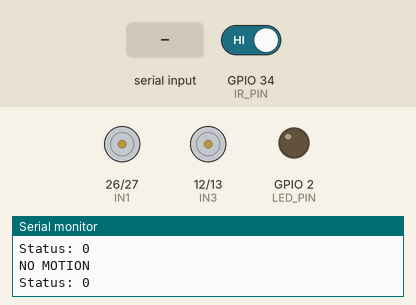
Recording of a sketch running on a simulated ESP32. Shown: motor-driver pin pairs drawn as motors (green arrow = first pin HIGH = forward, orange = second pin HIGH = backward, longer = more drive, scaled by the enable pin), output pins drawn as LEDs (lit = HIGH), the last lines printed to the serial monitor. The test bench sets the inputs (shaded band); at power-on: GPIO 34 (IR_PIN) HIGH. Nothing arrives over Bluetooth unless stated.

Above: at 1.2 s.
1.3 s: GPIO 34 (IR_PIN) driven LOW
At 2.0 s:
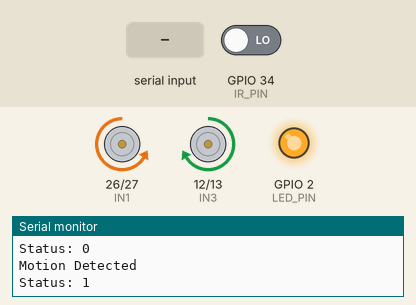
4.3 s: GPIO 34 (IR_PIN) driven HIGH
At 4.8 s:
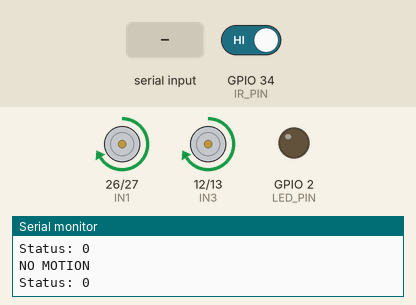
5.8 s: "U" received over the second serial link
At 6.1 s:
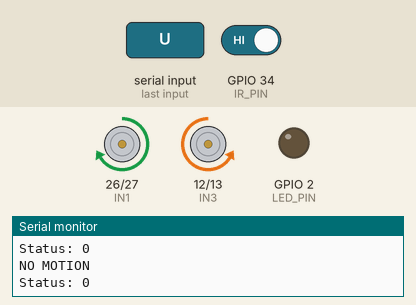
7.3 s: "D" received over the second serial link
At 8.5 s:
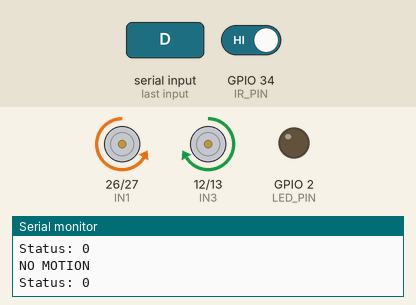
8.8 s: "R" received over the second serial link
At 9.9 s:
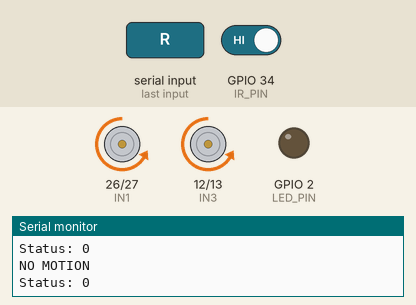
10.3 s: "L" received over the second serial link
At 11.2 s:
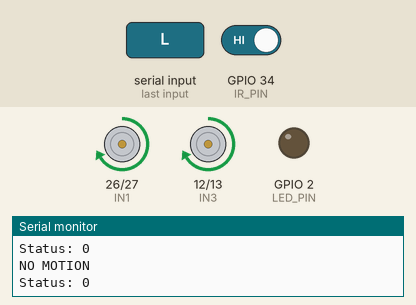
Timing chart, 0 to 12.8 s (numbered marks = the images above; inputs shaded):
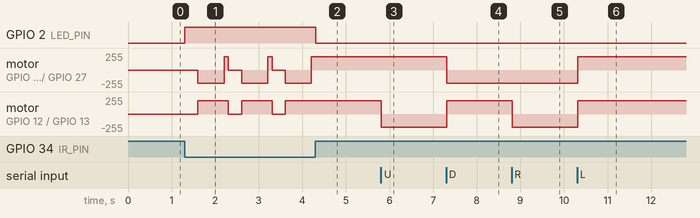

Measured:
- after the input at 1.3 s, GPIO 2 (LED_PIN): LOW → HIGH at once; motor on GPIO 26 (IN1) / GPIO 27 (IN2): stopped → backward 200/255 after 0.30 s, then repeats every 1.0 s: forward 200/255 0.10 s, stopped 0.30 s, backward 200/255 0.60 s
- after the input at 4.3 s, GPIO 2 (LED_PIN): HIGH → LOW at once; motor on GPIO 26 (IN1) / GPIO 27 (IN2), motor on GPIO 12 (IN3) / GPIO 13 (IN4): stops changing and stays forward 200/255
- after the input at 5.8 s, motor on GPIO 12 (IN3) / GPIO 13 (IN4): forward 200/255 → backward 200/255 at once
- after the input at 7.3 s, motor on GPIO 26 (IN1) / GPIO 27 (IN2): forward 200/255 → backward 200/255 at once; motor on GPIO 12 (IN3) / GPIO 13 (IN4): backward 200/255 → forward 200/255 at once
- after the input at 8.8 s, motor on GPIO 12 (IN3) / GPIO 13 (IN4): forward 200/255 → backward 200/255 at once
- after the input at 10.3 s, motor on GPIO 26 (IN1) / GPIO 27 (IN2), motor on GPIO 12 (IN3) / GPIO 13 (IN4): backward 200/255 → forward 200/255 at once

The sketch:

IR_Sensor_Car.ino
```cpp
#include "BluetoothSerial.h"
BluetoothSerial SerialBT;

#define IR_PIN 34
#define LED_PIN 2

// Motor pins
#define ENA 25
#define IN1 26
#define IN2 27
#define ENB 14
#define IN3 12
#define IN4 13

int motorSpeed = 200;

void setup() {
  Serial.begin(115200);
  SerialBT.begin("Vaishnav_ESP32_CAR");
  Serial.println("IR Sensor");
  pinMode(LED_PIN, OUTPUT);
  pinMode(IR_PIN, INPUT);

  pinMode(IN1, OUTPUT);
  pinMode(IN2, OUTPUT);
  pinMode(IN3, OUTPUT);
  pinMode(IN4, OUTPUT);

  // PWM setup
  ledcAttach(ENA, 5000, 8);
  ledcAttach(ENB, 5000, 8);

}

void forward() {
  digitalWrite(IN1, 1);
  digitalWrite(IN2, 0);
  digitalWrite(IN3, 1);
  digitalWrite(IN4, 0);

  analogWrite(ENA, motorSpeed);
  analogWrite(ENB, motorSpeed);
}

void backward() {
  digitalWrite(IN1, 0);
  digitalWrite(IN2, 1);
  digitalWrite(IN3, 0);
  digitalWrite(IN4, 1);

  analogWrite(ENA, motorSpeed);
  analogWrite(ENB, motorSpeed);
}

void left() {
  digitalWrite(IN1, 0);
  digitalWrite(IN2, 1);
  digitalWrite(IN3, 1);
  digitalWrite(IN4, 0);

  analogWrite(ENA, motorSpeed);
  analogWrite(ENB, motorSpeed);
}

void right() {
  digitalWrite(IN1, 1);
  digitalWrite(IN2, 0);
  digitalWrite(IN3, 0);
  digitalWrite(IN4, 1);

  analogWrite(ENA, motorSpeed);
  analogWrite(ENB, motorSpeed);
}

void stopCar() {
  digitalWrite(IN1, 0);
  digitalWrite(IN2, 0);
  digitalWrite(IN3, 0);
  digitalWrite(IN4, 0);

  analogWrite(ENA, 0);
  analogWrite(ENB, 0);
}

void loop() {
  int status = 0;
  int sensorStatus = digitalRead(IR_PIN);
  if (sensorStatus == 0) {
    digitalWrite(LED_PIN, 1);
    stopCar();
    status = 1;
    Serial.println("Motion Detected");
    Serial.print("Status: ");
    Serial.println(status);
    delay(300);
    left();
    delay(600);
    forward();
  }
  else {
    digitalWrite(LED_PIN, 0);
    status = 0;
    Serial.println("NO MOTION");
    Serial.print("Status: ");
    Serial.println(status);
  }

  delay(100);

  if (SerialBT.available()) {
    char cmd = SerialBT.read();

    switch (cmd) {
      case 'U' :
        right();
        break;
      case 'D' :
        left();
        break;
      case 'L' :
        forward();
        break;
      case 'R' :
        backward();
        break;
      case 'S' :
        stopCar();
        break;
      default :
        left();
        break;
    }
  }
}
```
